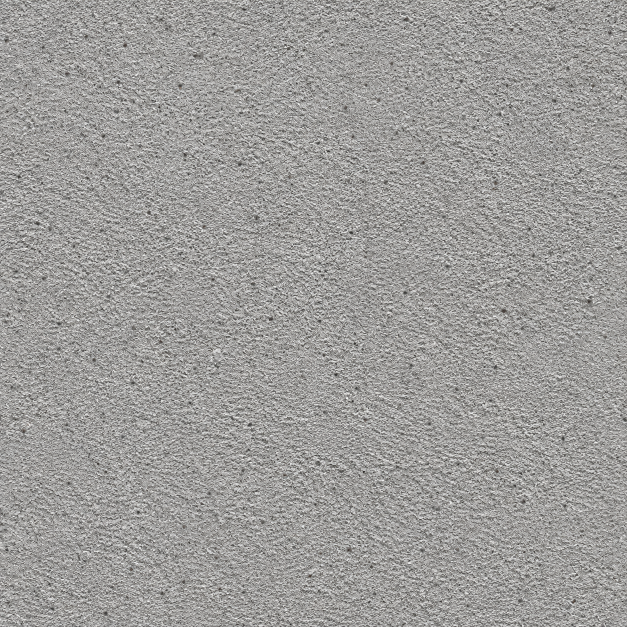
#> input picture assets/materials/yuanbai-site/concrete-source.png, 1254 x 1254 px (shown at 1/2 size); its folder holds 3 pictures in this run
$ python build-site-material-maps.py
#> lines starting #> are read from the running program, lines starting #| are printed output that depends on the picture
#> in build_material, source is the input picture: PIL image 1254x1254 RGB; mean R, G, B 157.2, 156.1, 154.3
"""Build compact PBR maps from Yuanbai photo-derived tiles.

Normals and roughness are restrained artistic estimates, not measured scans.
The source PNGs remain untouched so the material can be refined later.
"""

from pathlib import Path

import numpy as np
from PIL import Image, ImageEnhance, ImageFilter


ROOT = Path(__file__).resolve().parents[1]
TEXTURES = ROOT / "public" / "models" / "textures" / "yuanbai-site"
SOURCES = ROOT / "assets" / "materials" / "yuanbai-site"
SIZE = 768


def normal_from_height(image: Image.Image, strength: float) -> Image.Image:
#> called with strength = 1.25
    height = np.asarray(image.convert("L").filter(ImageFilter.GaussianBlur(0.7)), dtype=np.float32) / 255.0
    gradient_y, gradient_x = np.gradient(height)
    normal = np.dstack((-gradient_x * strength, -gradient_y * strength, np.ones_like(height)))
    normal /= np.linalg.norm(normal, axis=2, keepdims=True)
    return Image.fromarray(np.uint8(np.clip(normal * 0.5 + 0.5, 0, 1) * 255), "RGB")
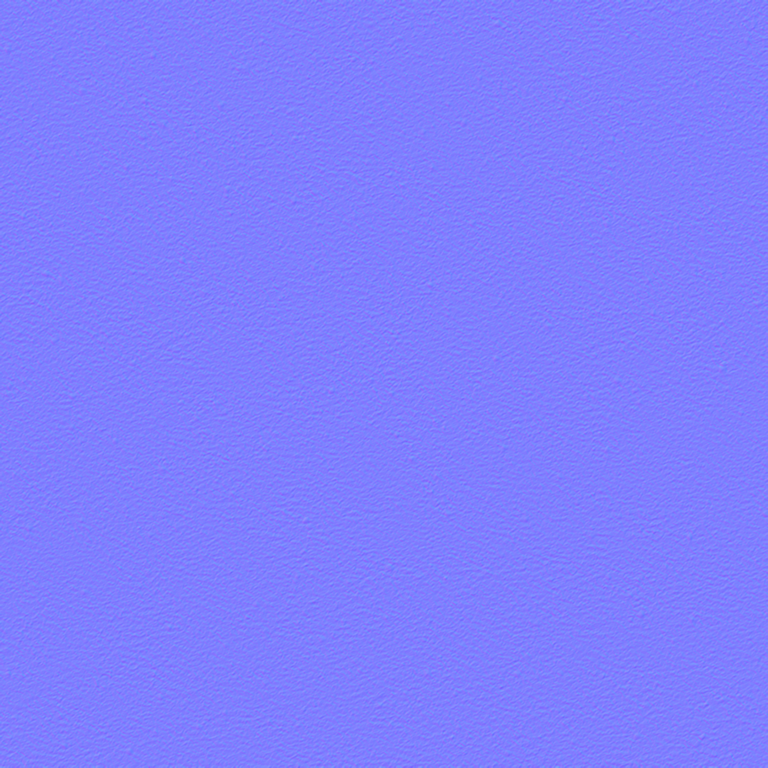
#> returned value: PIL image 768x768 RGB; mean R, G, B 127, 127, 253.9


def roughness_from_image(image: Image.Image, base: int, variation: float) -> Image.Image:
#> called with base = 222, variation = 0.32
    gray = np.asarray(image.convert("L").filter(ImageFilter.GaussianBlur(1.1)), dtype=np.float32)
    detail = gray - np.asarray(image.convert("L").filter(ImageFilter.GaussianBlur(8)), dtype=np.float32)
    roughness = np.clip(base + detail * variation, 35, 245).astype(np.uint8)
    return Image.fromarray(roughness, "L")


def build_material(name: str, contrast: float, color: float, normal_strength: float, roughness: int, variation: float):
    source = Image.open(SOURCES / f"{name}-source.png").convert("RGB")
    source = source.resize((SIZE, SIZE), Image.Resampling.LANCZOS)
    albedo = ImageEnhance.Contrast(source).enhance(contrast)
    albedo = ImageEnhance.Color(albedo).enhance(color)
    albedo.save(TEXTURES / f"{name}-albedo.jpg", quality=90, optimize=True, progressive=True)
    normal_from_height(albedo, normal_strength).save(TEXTURES / f"{name}-normal.jpg", quality=88, optimize=True)
    roughness_from_image(albedo, roughness, variation).save(TEXTURES / f"{name}-roughness.png", optimize=True)
    if name == "painted-steel":
        # Steel cages should read as dark steel; the original orange paint remains
        # visible only as low-saturation wear, never as a uniform orange frame.
        muted = ImageEnhance.Color(albedo).enhance(0.12)
        ImageEnhance.Brightness(muted).enhance(0.32).save(
            TEXTURES / "steel-muted-albedo.jpg", quality=90, optimize=True
        )


def main():
    build_material("concrete", contrast=0.94, color=0.55, normal_strength=1.25, roughness=222, variation=0.32)
    build_material("brick", contrast=0.98, color=0.90, normal_strength=5.0, roughness=208, variation=0.42)
#> call 2 of build_material, with name = 'brick', contrast = 0.98, color = 0.9, normal_strength = 5, roughness = 208, variation = 0.42
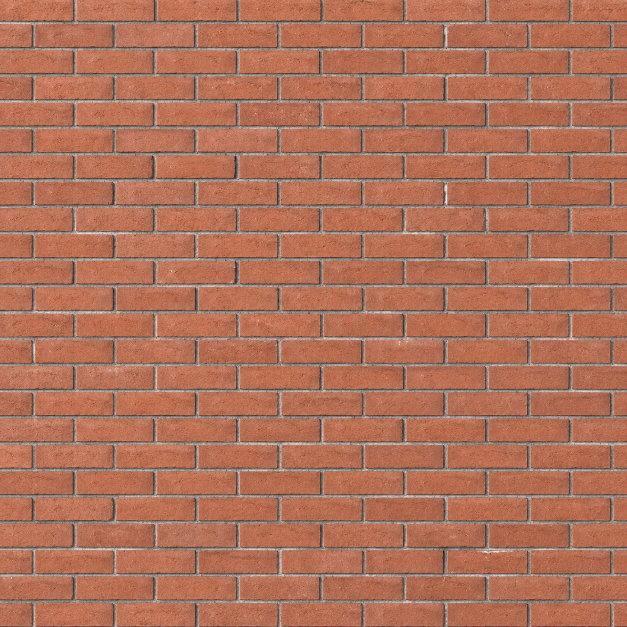
#> input picture assets/materials/yuanbai-site/brick-source.png, 1254 x 1254 px (shown at 1/2 size)
#> in build_material, source is the input picture: PIL image 1254x1254 RGB; mean R, G, B 176, 112.8, 89.3
#> call 2 of roughness_from_image, with base = 208, variation = 0.42
#> in roughness_from_image (call 2), `roughness = np.clip(base + detail * variation, 35, 245).astype(np.uint8)`:
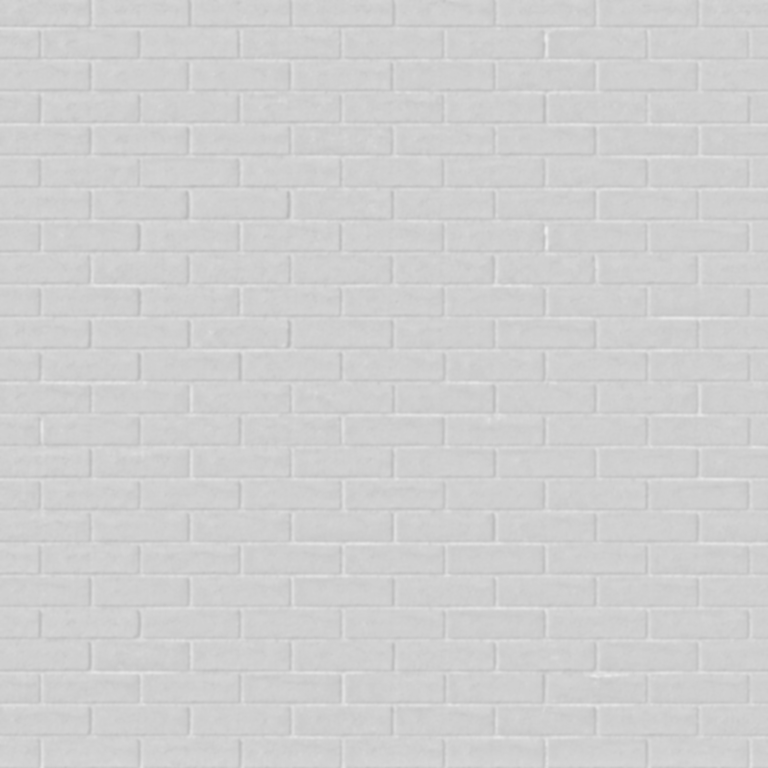
#> roughness: shape (768, 768); min 184, max 237, mean 207.6
    build_material("painted-steel", contrast=0.96, color=0.86, normal_strength=0.7, roughness=156, variation=0.36)
#> call 3 of build_material, with name = 'painted-steel', contrast = 0.96, color = 0.86, normal_strength = 0.7, roughness = 156, variation = 0.36
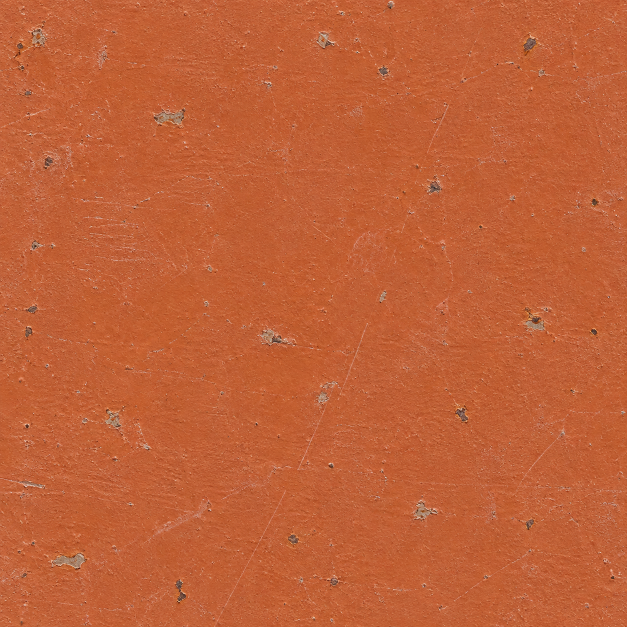
#> input picture assets/materials/yuanbai-site/painted-steel-source.png, 1254 x 1254 px (shown at 1/2 size)
#> in build_material, source is the input picture: PIL image 1254x1254 RGB; mean R, G, B 191.8, 96.9, 55.7
#> call 3 of normal_from_height, with strength = 0.7
#> in normal_from_height (call 3), `height = np.asarray(image.convert("L").filter(ImageFilter.GaussianBlur..`:
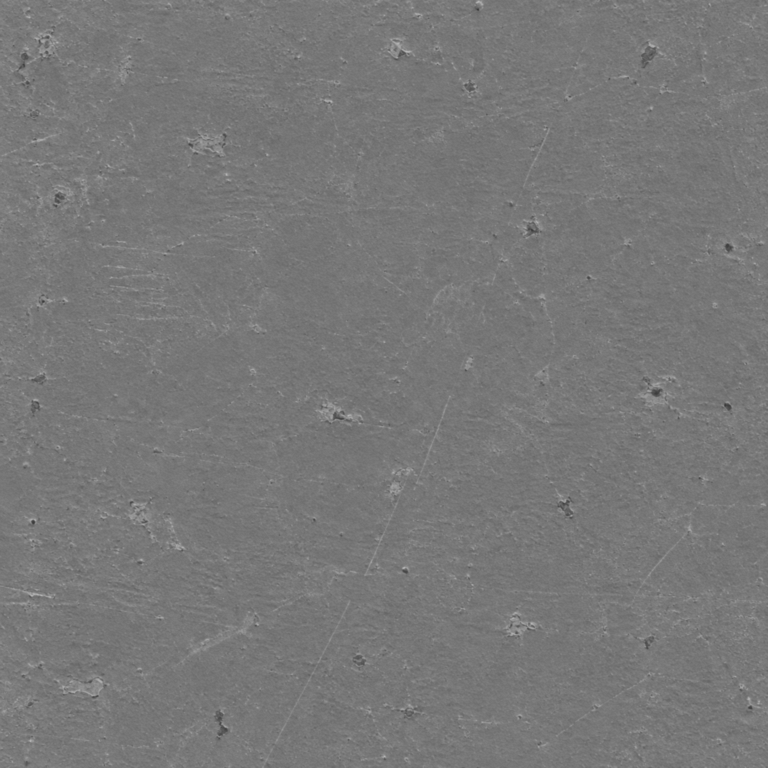
#> height: shape (768, 768) float32; min 0.231, max 0.714, mean 0.47
#> in normal_from_height (call 3), `normal = np.dstack((-gradient_x * strength, -gradient_y * strength, np..`:
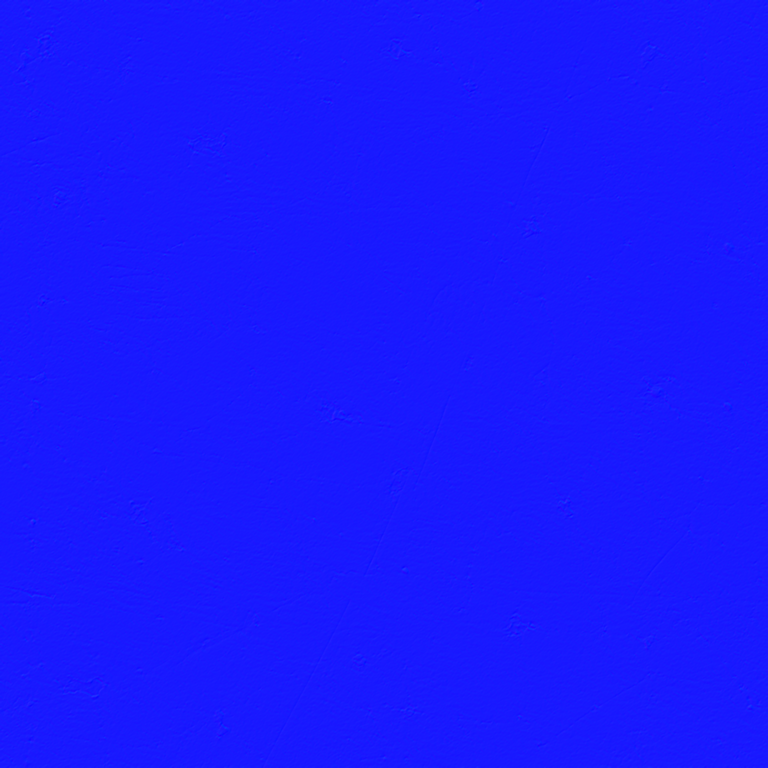
#> normal: shape (768, 768, 3) float32; mean of channels 0, 1, 2 1.06e-05, 1.27e-05, 1; drawn with min black and max white
#> in build_material (call 3), `ImageEnhance.Brightness(muted).enhance(0.32).save( TEXTURES / "steel-m..`:
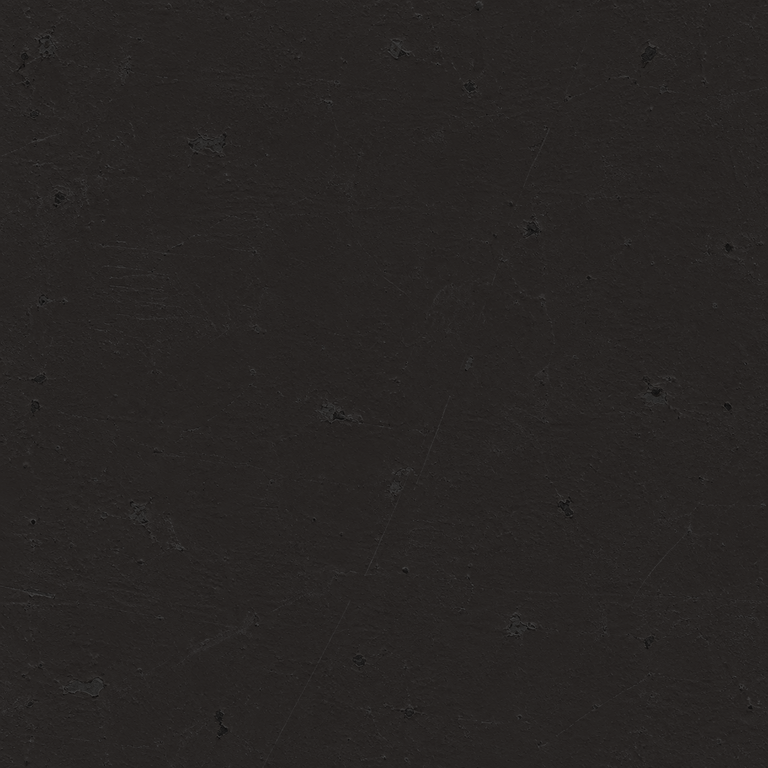
#> saved as steel-muted-albedo.jpg: PIL image 768x768 RGB; mean R, G, B 40, 36.9, 35.7
    print("YUANBAI_MATERIAL_MAPS_READY")


if __name__ == "__main__":
    main()
